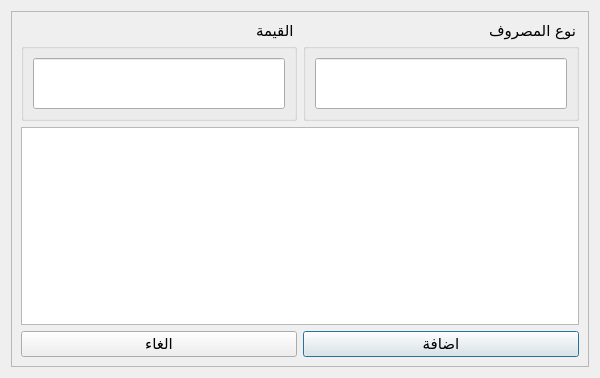
<?xml version="1.0" encoding="UTF-8"?>
<ui version="4.0">
 <class>ExpensesDialog</class>
 <widget class="QDialog" name="ExpensesDialog">
  <property name="geometry">
   <rect>
    <x>0</x>
    <y>0</y>
    <width>600</width>
    <height>378</height>
   </rect>
  </property>
  <property name="minimumSize">
   <size>
    <width>600</width>
    <height>378</height>
   </size>
  </property>
  <property name="windowTitle">
   <string>المصروفات</string>
  </property>
  <property name="layoutDirection">
   <enum>Qt::RightToLeft</enum>
  </property>
  <layout class="QGridLayout" name="gridLayout">
   <item row="0" column="0">
    <widget class="QFrame" name="frame">
     <property name="font">
      <font>
       <family>justagain DIN</family>
       <pointsize>11</pointsize>
      </font>
     </property>
     <property name="frameShape">
      <enum>QFrame::StyledPanel</enum>
     </property>
     <property name="frameShadow">
      <enum>QFrame::Raised</enum>
     </property>
     <layout class="QGridLayout" name="gridLayout_5">
      <item row="0" column="0">
       <layout class="QHBoxLayout" name="horizontalLayout">
        <item>
         <widget class="QGroupBox" name="groupBox">
          <property name="title">
           <string>نوع المصروف</string>
          </property>
          <layout class="QGridLayout" name="gridLayout_2">
           <item row="0" column="0">
            <widget class="QLineEdit" name="type">
             <property name="minimumSize">
              <size>
               <width>171</width>
               <height>51</height>
              </size>
             </property>
            </widget>
           </item>
          </layout>
         </widget>
        </item>
        <item>
         <widget class="QGroupBox" name="groupBox_2">
          <property name="title">
           <string>القيمة</string>
          </property>
          <layout class="QGridLayout" name="gridLayout_3">
           <item row="0" column="0">
            <widget class="QLineEdit" name="price">
             <property name="minimumSize">
              <size>
               <width>171</width>
               <height>51</height>
              </size>
             </property>
            </widget>
           </item>
          </layout>
         </widget>
        </item>
       </layout>
      </item>
      <item row="1" column="0">
       <widget class="QTableView" name="tableView"/>
      </item>
      <item row="2" column="0">
       <layout class="QGridLayout" name="gridLayout_4">
        <item row="0" column="0">
         <widget class="QPushButton" name="pushButton">
          <property name="text">
           <string>اضافة</string>
          </property>
         </widget>
        </item>
        <item row="0" column="1">
         <widget class="QPushButton" name="pushButton_2">
          <property name="text">
           <string>الغاء</string>
          </property>
         </widget>
        </item>
       </layout>
      </item>
     </layout>
    </widget>
   </item>
  </layout>
 </widget>
 <resources/>
 <connections>
  <connection>
   <sender>pushButton_2</sender>
   <signal>clicked()</signal>
   <receiver>ExpensesDialog</receiver>
   <slot>close()</slot>
   <hints>
    <hint type="sourcelabel">
     <x>112</x>
     <y>321</y>
    </hint>
    <hint type="destinationlabel">
     <x>10</x>
     <y>372</y>
    </hint>
   </hints>
  </connection>
 </connections>
</ui>
